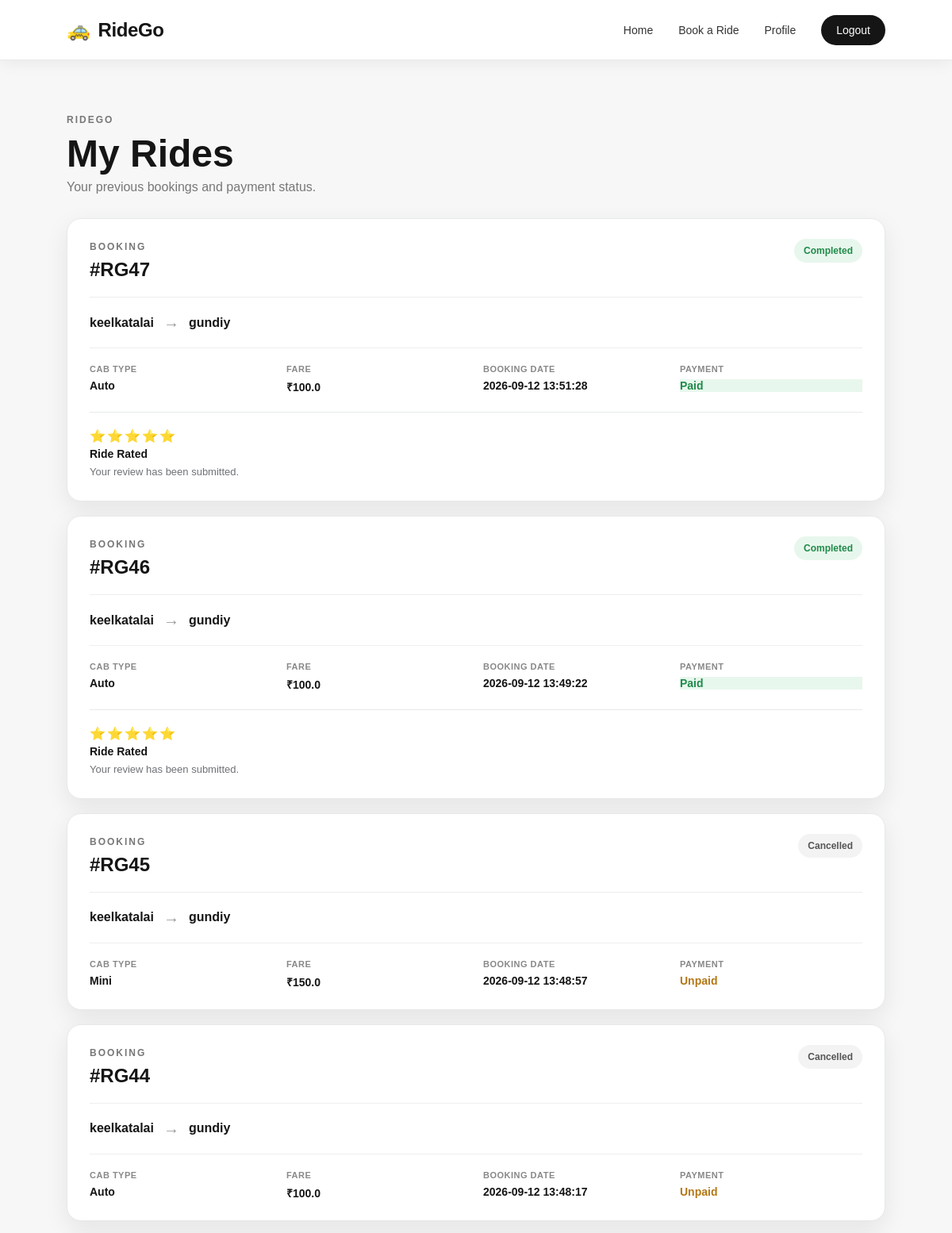
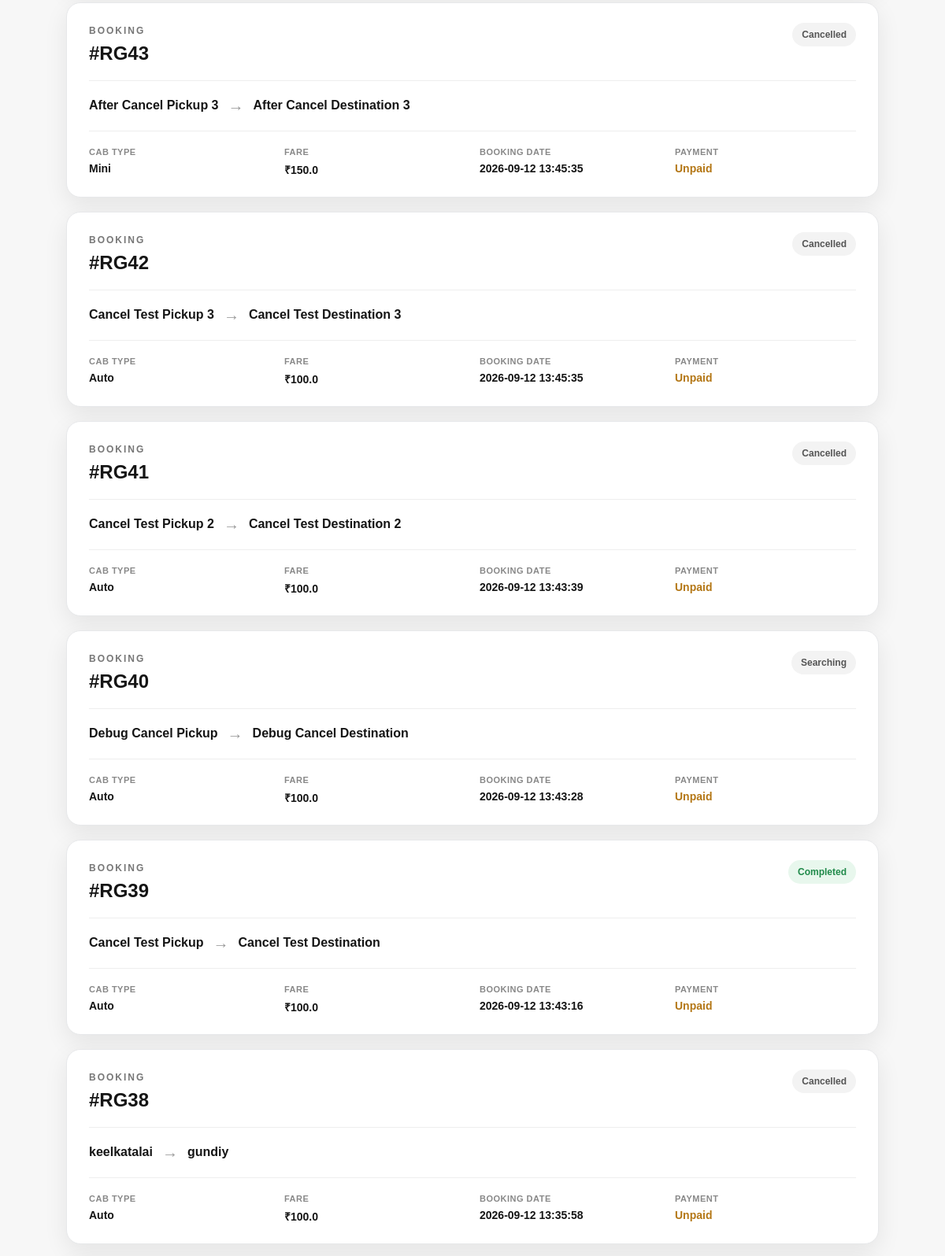
Screenshot of /ride-history (signed in, upper part) with the database file from the repository (2 pictures, top to bottom).
### tables this page shows
CREATE TABLE ratings (
            id INTEGER PRIMARY KEY AUTOINCREMENT,
            booking_id INTEGER NOT NULL,
            rating INTEGER NOT NULL,
            review TEXT,
            FOREIGN KEY (booking_id) REFERENCES bookings(id)
        );

CREATE TABLE bookings (
            id INTEGER PRIMARY KEY AUTOINCREMENT,
            user_id INTEGER NOT NULL,
            driver_id INTEGER,
            pickup TEXT NOT NULL,
            destination TEXT NOT NULL,
            cab_type TEXT NOT NULL,
            fare REAL NOT NULL,
            status TEXT DEFAULT 'Searching',
            booking_time TIMESTAMP DEFAULT CURRENT_TIMESTAMP,
            FOREIGN KEY (user_id) REFERENCES users(id),
            FOREIGN KEY (driver_id) REFERENCES drivers(id)
        );

### app.py (the view)
@app.route("/ride-history")
def ride_history():
    guard = user_required()
    if guard:
        return guard
    user_id = current_user_id()
    conn = get_db_connection()
    rides = conn.execute("""
        SELECT
            bookings.*,
            ratings.id AS rating_id,
            ratings.rating,
            ratings.review,
            CASE
                WHEN EXISTS (
                    SELECT 1
                    FROM payments
                    WHERE payments.booking_id = bookings.id
                    AND payments.status = 'Paid'
                ) THEN 'Paid'
                ELSE 'Unpaid'
            END AS payment_status
        FROM bookings
        LEFT JOIN ratings ON ratings.booking_id = bookings.id
        WHERE bookings.user_id = ?
        ORDER BY bookings.booking_time DESC, bookings.id DESC
    """, (user_id,)).fetchall()
    conn.close()
    return render_template(
        "ride_history.html",
        rides=rides
    )

### app.py (called while the page is built)
def current_tab_id():
    return (
        request.args.get("tab_id")
        or request.form.get("tab_id")
        or request.headers.get("X-RideGo-Tab")
        or "default"
    )

def current_tab_state():
    tab_sessions = session.get("tab_sessions", {})
    return tab_sessions.get(current_tab_id(), {})

def current_user_id():
    state = current_tab_state()
    if state.get("role") == "user":
        return state.get("user_id")
    if current_tab_id() == "default" and session.get("role") == "user":
        return session.get("user_id")
    return None

def user_required():
    if current_user_id() is None:
        return redirect(tab_url("login"))
    return None

### database.py (called while the page is built)
def get_db_connection():
    conn = sqlite3.connect(DATABASE)
    conn.row_factory = sqlite3.Row
    return conn

### templates/ride_history.html (shortened to what this page needs)
<!DOCTYPE html>
<html lang="en">
<head>
    <link rel="stylesheet" href="{{ url_for('static', filename='css/style.css') }}">
</head>
<body class="history-page">
<nav class="ride-navbar">
    <div class="ride-logo">
        🚕 <strong>RideGo</strong>
    </div>
    <div class="ride-nav-links">
        <a href="/">Home</a>
        <a href="/book">Book a Ride</a>
        <a href="#profile">Profile</a>
        <a href="/logout" class="logout-btn">Logout</a>
    </div>
</nav>
<main class="history-container">
    <header class="history-heading">
        <span class="history-label">RIDEGO</span>
        <h1>My Rides</h1>
        <p>Your previous bookings and payment status.</p>
    </header>
    <section class="history-list" aria-label="User ride history">
        {% if rides %}
            {% for ride in rides %}
            <article class="history-card">
                <div class="history-card-header">
                    <div>
                        <span class="history-card-label">BOOKING</span>
                        <h2>#RG{{ ride["id"] }}</h2>
                    </div>
                    <span class="history-status {{ ride['status']|lower|replace(' ', '-') }}">
                        {{ ride["status"] }}
                    </span>
                </div>
                <div class="history-route">
                    <strong>{{ ride["pickup"] }}</strong>
                    <span>→</span>
                    <strong>{{ ride["destination"] }}</strong>
                </div>
                <div class="history-details">
                    <div>
                        <span>Cab type</span>
                        <strong>{{ ride["cab_type"] }}</strong>
                    </div>
                    <div>
                        <span>Fare</span>
                        <strong>₹{{ ride["fare"] }}</strong>
                    </div>
                    <div>
                        <span>Booking date</span>
                        <strong>{{ ride["booking_time"] }}</strong>
                    </div>
                    <div>
                        <span>Payment</span>
                        <strong class="payment-{{ ride['payment_status']|lower }}">
                            {{ ride["payment_status"] }}
                        </strong>
                    </div>
                </div>
                {% if ride["status"] == "Completed" and ride["payment_status"] == "Paid" %}
                    {% if ride["rating_id"] %}
                    <div class="rating-complete">
                        <div class="rating-complete-stars" aria-label="{{ ride['rating'] }} out of 5 stars">
                            {{ "⭐" * ride["rating"] }}
                        </div>
                        <strong>Ride Rated</strong>
                        <p>Your review has been submitted.</p>
                    </div>
                    {% endif %}
                {% endif %}
            </article>
            {% endfor %}
        {% else %}
            <div class="history-empty">
                <h2>No rides yet</h2>
                <p>Your completed and current bookings will appear here.</p>
                <a href="/book" class="history-button">Book a Ride</a>
            </div>
        {% endif %}
    </section>
</main>
</body>
</html>

### rows the page displays
ratings: id "47", status "Completed", pickup "keelkatalai", destination "gundiy", cab_type "Auto", fare "100.0", booking_time "2026-09-12 13:51:28", payment_status "Paid", rating "⭐⭐⭐⭐⭐"
ratings: id "46", status "Completed", pickup "keelkatalai", destination "gundiy", cab_type "Auto", fare "100.0", booking_time "2026-09-12 13:49:22", payment_status "Paid", rating "⭐⭐⭐⭐⭐"
bookings: id "45", status "Cancelled", pickup "keelkatalai", destination "gundiy", cab_type "Mini", fare "150.0", booking_time "2026-09-12 13:48:57", payment_status "Unpaid"
bookings: id "44", status "Cancelled", pickup "keelkatalai", destination "gundiy", cab_type "Auto", fare "100.0", booking_time "2026-09-12 13:48:17", payment_status "Unpaid"
bookings: id "43", status "Cancelled", pickup "After Cancel Pickup 3", destination "After Cancel Destination 3", cab_type "Mini", fare "150.0", booking_time "2026-09-12 13:45:35", payment_status "Unpaid"
bookings: id "42", status "Cancelled", pickup "Cancel Test Pickup 3", destination "Cancel Test Destination 3", cab_type "Auto", fare "100.0", booking_time "2026-09-12 13:45:35", payment_status "Unpaid"
bookings: id "41", status "Cancelled", pickup "Cancel Test Pickup 2", destination "Cancel Test Destination 2", cab_type "Auto", fare "100.0", booking_time "2026-09-12 13:43:39", payment_status "Unpaid"
bookings: id "40", status "Searching", pickup "Debug Cancel Pickup", destination "Debug Cancel Destination", cab_type "Auto", fare "100.0", booking_time "2026-09-12 13:43:28", payment_status "Unpaid"
bookings: id "39", status "Completed", pickup "Cancel Test Pickup", destination "Cancel Test Destination", cab_type "Auto", fare "100.0", booking_time "2026-09-12 13:43:16", payment_status "Unpaid"
bookings: id "38", status "Cancelled", pickup "keelkatalai", destination "gundiy", cab_type "Auto", fare "100.0", booking_time "2026-09-12 13:35:58", payment_status "Unpaid"
